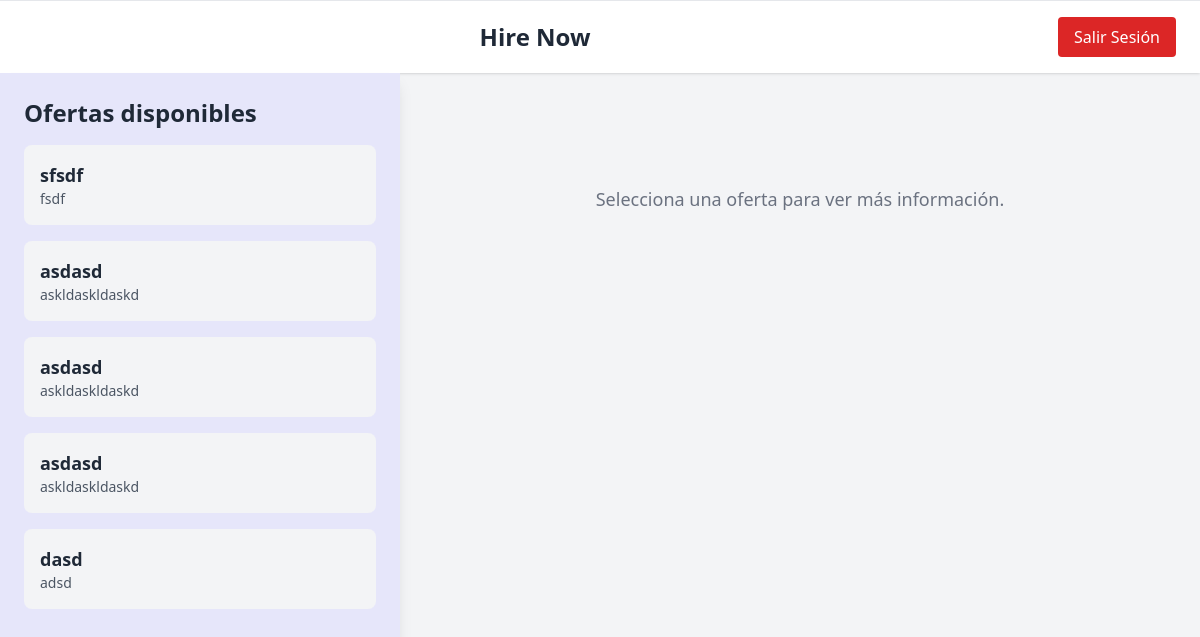
/home_applicant, run on an earlier commit of the app's database.
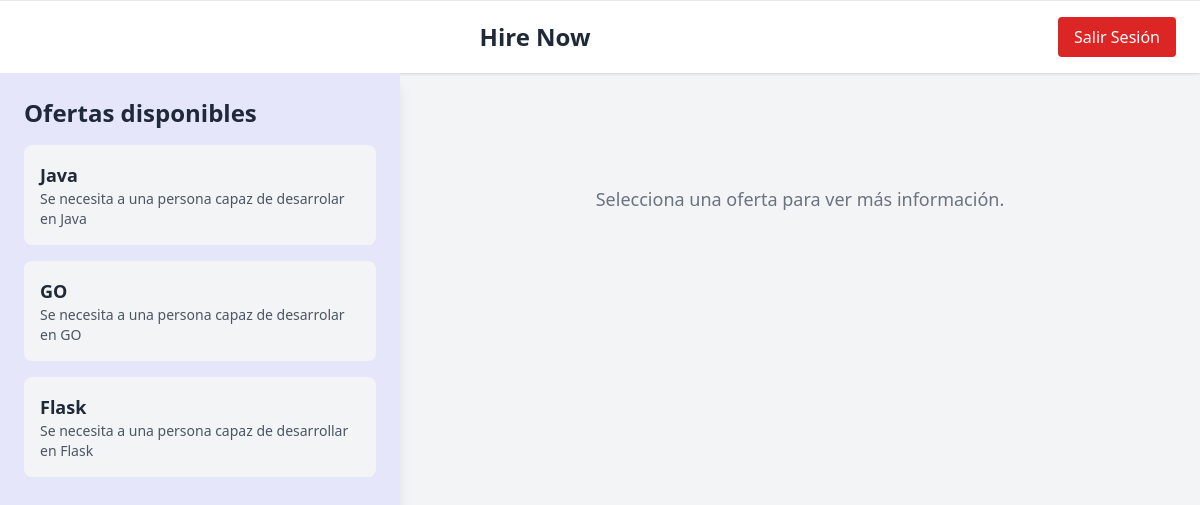
And on a later commit of the database.
### models.py (models this page shows)
class Posts(db.Model):
    __tablename__ = 'posts'
    id = db.Column(db.Integer, primary_key=True)
    title = db.Column(db.String(255), nullable=False)
    content = db.Column(db.Text, nullable=False)
    user_id = db.Column(db.Integer, db.ForeignKey('users.id'), nullable=False)
    skills = db.Column(db.Text, nullable=False)
    city = db.Column(db.Text, db.ForeignKey('cities.id'), nullable=False)

### hire_now/routes/applicant.py (the view)
@applicant_bp.route('/home_applicant', methods= ['GET', 'POST'])
def home():
    offers = Posts.query.all()
    return render_template('aspirant/home.html', offers = offers)

### templates/aspirant/home.html (shortened to what this page needs)
<!DOCTYPE html>
<html lang="es">
<head>
    <script src="https://cdn.tailwindcss.com"></script>
</head>
<body class="bg-gray-100 min-h-screen">
    {% include 'navbar.html' %}
    <div class="flex h-[calc(100vh-72px)]">
        <div class="w-1/3 bg-white shadow-lg p-6 overflow-y-auto" style="background-color: lavender">
            <h2 class="text-2xl font-semibold text-gray-800 mb-4">Ofertas disponibles</h2>
            {% if offers %}
                <ul class="space-y-4">
                    {% for offer in offers %}
                        <li>
                           <button
                                onclick="mostrarDetalle({{ offer.id }}, '{{ offer.title }}', '{{ offer.content }}')"
                                class="w-full text-left p-4 bg-gray-100 rounded-lg hover:bg-gray-200 transition" >
                                <h3 class="text-lg font-bold text-gray-800">{{ offer.title }}</h3>
                                <p class="text-sm text-gray-600">{{ offer.content }}</p>
                           </button>
                        </li>
                    {% endfor %}
                </ul>
            {% else %}
                <p class="text-gray-600">No hay ofertas disponibles en este momento.</p>
            {% endif %}
        </div>
        <div class="flex-1 p-8" id="detalle-oferta">
            <div class="text-gray-500 text-center mt-20">
                <p class="text-lg">Selecciona una oferta para ver más información.</p>
            </div>
        </div>
    </div>
</body>
</html>

### templates/navbar.html (shortened to what this page needs)
<nav class="bg-white shadow px-6 py-4 flex items-center justify-between border-t border-gray-200">
    <div class="flex-1 text-center">
        <h1 class="text-2xl font-bold text-gray-800">Hire Now</h1>
    </div>
    <div class="flex items-center space-x-3">
        <a href="{{ url_for('users.logout') }}" class="bg-red-600 text-white px-4 py-2 rounded hover:bg-red-700 transition duration-200">Salir Sesión</a>
    </div>
</nav>

What changed in the data, as far as the page shows it:
removed Posts: title "sfsdf", content "fsdf"
removed Posts: title "asdasd", content "askldaskldaskd"
removed Posts: title "asdasd", content "askldaskldaskd"
removed Posts: title "dasd", content "adsd"
added Posts: title "Java", content "Se necesita a una persona capaz de desarrolar en Java"
changed Posts: title "asdasd" → "GO"; content "askldaskldaskd" → "Se necesita a una persona capaz de desarrolar en GO"
added Posts: title "Flask", content "Se necesita a una persona capaz de desarrollar en Flask"
